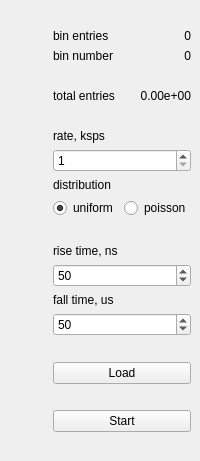
<?xml version="1.0" encoding="UTF-8"?>
<ui version="4.0">
 <class>GenDisplay</class>
 <widget class="QWidget" name="GenDisplay">
  <layout class="QHBoxLayout" name="horizontalLayout" stretch="1,0">
   <property name="spacing">
    <number>0</number>
   </property>
   <property name="leftMargin">
    <number>0</number>
   </property>
   <property name="topMargin">
    <number>0</number>
   </property>
   <property name="rightMargin">
    <number>0</number>
   </property>
   <property name="bottomMargin">
    <number>0</number>
   </property>
   <item>
    <widget class="QWidget" name="plotWidget" native="true">
     <layout class="QVBoxLayout" name="plotLayout">
      <property name="spacing">
       <number>0</number>
      </property>
      <property name="leftMargin">
       <number>0</number>
      </property>
      <property name="topMargin">
       <number>0</number>
      </property>
      <property name="rightMargin">
       <number>0</number>
      </property>
      <property name="bottomMargin">
       <number>0</number>
      </property>
     </layout>
    </widget>
   </item>
   <item>
    <widget class="QWidget" name="controlWidget" native="true">
     <layout class="QVBoxLayout" name="controlLayout">
      <item>
       <spacer name="spacer_0">
        <property name="orientation">
         <enum>Qt::Vertical</enum>
        </property>
        <property name="sizeHint" stdset="0">
         <size>
          <width>20</width>
          <height>20</height>
         </size>
        </property>
       </spacer>
      </item>
      <item>
       <widget class="QWidget" name="cursorWidget" native="true">
        <layout class="QGridLayout" name="cursorLayout">
         <property name="leftMargin">
          <number>0</number>
         </property>
         <property name="topMargin">
          <number>0</number>
         </property>
         <property name="rightMargin">
          <number>0</number>
         </property>
         <property name="bottomMargin">
          <number>0</number>
         </property>
         <property name="horizontalSpacing">
          <number>0</number>
         </property>
         <item row="0" column="0">
          <widget class="QLabel" name="entriesLabel">
           <property name="text">
            <string>bin entries</string>
           </property>
          </widget>
         </item>
         <item row="0" column="1">
          <widget class="QLabel" name="entriesValue">
           <property name="text">
            <string>0</string>
           </property>
           <property name="alignment">
            <set>Qt::AlignRight|Qt::AlignTrailing|Qt::AlignVCenter</set>
           </property>
          </widget>
         </item>
         <item row="1" column="0">
          <widget class="QLabel" name="numberLabel">
           <property name="text">
            <string>bin number</string>
           </property>
          </widget>
         </item>
         <item row="1" column="1">
          <widget class="QLabel" name="numberValue">
           <property name="text">
            <string>0</string>
           </property>
           <property name="alignment">
            <set>Qt::AlignRight|Qt::AlignTrailing|Qt::AlignVCenter</set>
           </property>
          </widget>
         </item>
        </layout>
       </widget>
      </item>
      <item>
       <spacer name="spacer_1">
        <property name="orientation">
         <enum>Qt::Vertical</enum>
        </property>
        <property name="sizeHint" stdset="0">
         <size>
          <width>20</width>
          <height>20</height>
         </size>
        </property>
       </spacer>
      </item>
      <item>
       <widget class="QWidget" name="totalWidget" native="true">
        <layout class="QGridLayout" name="totalLayout">
         <property name="leftMargin">
          <number>0</number>
         </property>
         <property name="topMargin">
          <number>0</number>
         </property>
         <property name="rightMargin">
          <number>0</number>
         </property>
         <property name="bottomMargin">
          <number>0</number>
         </property>
         <property name="horizontalSpacing">
          <number>0</number>
         </property>
         <item row="0" column="0">
          <widget class="QLabel" name="totalLabel">
           <property name="text">
            <string>total entries</string>
           </property>
          </widget>
         </item>
         <item row="0" column="1">
          <widget class="QLabel" name="totalValue">
           <property name="text">
            <string>0.00e+00</string>
           </property>
           <property name="alignment">
            <set>Qt::AlignRight|Qt::AlignTrailing|Qt::AlignVCenter</set>
           </property>
          </widget>
         </item>
        </layout>
       </widget>
      </item>
      <item>
       <spacer name="spacer_2">
        <property name="orientation">
         <enum>Qt::Vertical</enum>
        </property>
        <property name="sizeHint" stdset="0">
         <size>
          <width>20</width>
          <height>20</height>
         </size>
        </property>
       </spacer>
      </item>
      <item>
       <widget class="QLabel" name="ratelLabel">
        <property name="text">
         <string>rate, ksps</string>
        </property>
       </widget>
      </item>
      <item>
       <widget class="QSpinBox" name="rateValue">
        <property name="minimum">
         <number>1</number>
        </property>
        <property name="maximum">
         <number>100</number>
        </property>
        <property name="singleStep">
         <number>1</number>
        </property>
       </widget>
      </item>
      <item>
       <widget class="QLabel" name="distLabel">
        <property name="text">
         <string>distribution</string>
        </property>
       </widget>
      </item>
      <item>
       <widget class="QWidget" name="distWidget" native="true">
        <layout class="QHBoxLayout" name="distLayout">
         <property name="leftMargin">
          <number>0</number>
         </property>
         <property name="topMargin">
          <number>0</number>
         </property>
         <property name="rightMargin">
          <number>0</number>
         </property>
         <property name="bottomMargin">
          <number>0</number>
         </property>
         <item>
          <widget class="QRadioButton" name="uniformButton">
           <property name="text">
            <string>uniform</string>
           </property>
           <property name="checked">
            <bool>true</bool>
           </property>
          </widget>
         </item>
         <item>
          <widget class="QRadioButton" name="poissonButton">
           <property name="text">
            <string>poisson</string>
           </property>
           <property name="checked">
            <bool>false</bool>
           </property>
          </widget>
         </item>
        </layout>
       </widget>
      </item>
      <item>
       <spacer name="spacer_3">
        <property name="orientation">
         <enum>Qt::Vertical</enum>
        </property>
        <property name="sizeHint" stdset="0">
         <size>
          <width>20</width>
          <height>20</height>
         </size>
        </property>
       </spacer>
      </item>
      <item>
       <widget class="QLabel" name="riseLabel">
        <property name="text">
         <string>rise time, ns</string>
        </property>
       </widget>
      </item>
      <item>
       <widget class="QSpinBox" name="riseValue">
        <property name="maximum">
         <number>100</number>
        </property>
        <property name="singleStep">
         <number>10</number>
        </property>
        <property name="value">
         <number>50</number>
        </property>
       </widget>
      </item>
      <item>
       <widget class="QLabel" name="fallLabel">
        <property name="text">
         <string>fall time, us</string>
        </property>
       </widget>
      </item>
      <item>
       <widget class="QSpinBox" name="fallValue">
        <property name="maximum">
         <number>100</number>
        </property>
        <property name="singleStep">
         <number>10</number>
        </property>
        <property name="value">
         <number>50</number>
        </property>
       </widget>
      </item>
      <item>
       <spacer name="spacer_4">
        <property name="orientation">
         <enum>Qt::Vertical</enum>
        </property>
        <property name="sizeHint" stdset="0">
         <size>
          <width>20</width>
          <height>20</height>
         </size>
        </property>
       </spacer>
      </item>
      <item>
       <widget class="QPushButton" name="loadButton">
        <property name="text">
         <string>Load</string>
        </property>
       </widget>
      </item>
      <item>
       <spacer name="spacer_5">
        <property name="orientation">
         <enum>Qt::Vertical</enum>
        </property>
        <property name="sizeHint" stdset="0">
         <size>
          <width>20</width>
          <height>20</height>
         </size>
        </property>
       </spacer>
      </item>
      <item>
       <widget class="QPushButton" name="startButton">
        <property name="text">
         <string>Start</string>
        </property>
       </widget>
      </item>
      <item>
       <spacer name="spacer_6">
        <property name="orientation">
         <enum>Qt::Vertical</enum>
        </property>
        <property name="sizeHint" stdset="0">
         <size>
          <width>20</width>
          <height>20</height>
         </size>
        </property>
       </spacer>
      </item>
     </layout>
    </widget>
   </item>
  </layout>
 </widget>
 <resources/>
 <connections/>
</ui>
